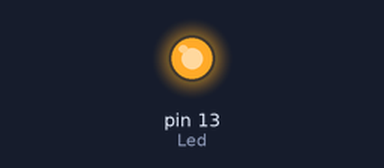
Recording of a sketch running on a simulated Arduino Uno, built with avr-gcc and run on an emulated ATmega328P. On the bench: output pins drawn as LEDs (lit = HIGH).

Above: at 2.0 s.
At 5.0 s:
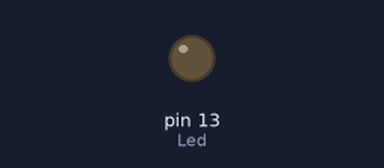
Timing chart, 0 to 7.8 s (numbered marks = the images above):
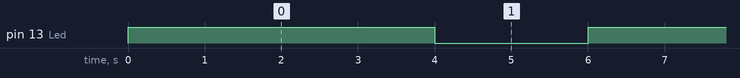

The sketch:

KY034-7-color-flash.ino
```cpp
int Led  =  13;

void setup  ( )
{
  pinMode (Led, OUTPUT)  ;  // Initialization  Output spin for the LED
}

void loop  ( )  //Main program loop
{
  digitalWrite   (Led, HIGH)  ;  // LED  is switched on
  delay (4000)  ;  // Wait mode for 4 seconds
  digitalWrite  (Led, LOW) ;  // LED  is switched off
  delay (2000)  ;  // Wait mode for another two seconds in which the LED is switched off
}
```

Measured:
- by itself, pin 13 (Led): alternates HIGH for 4.0 s and LOW for 2.0 s
